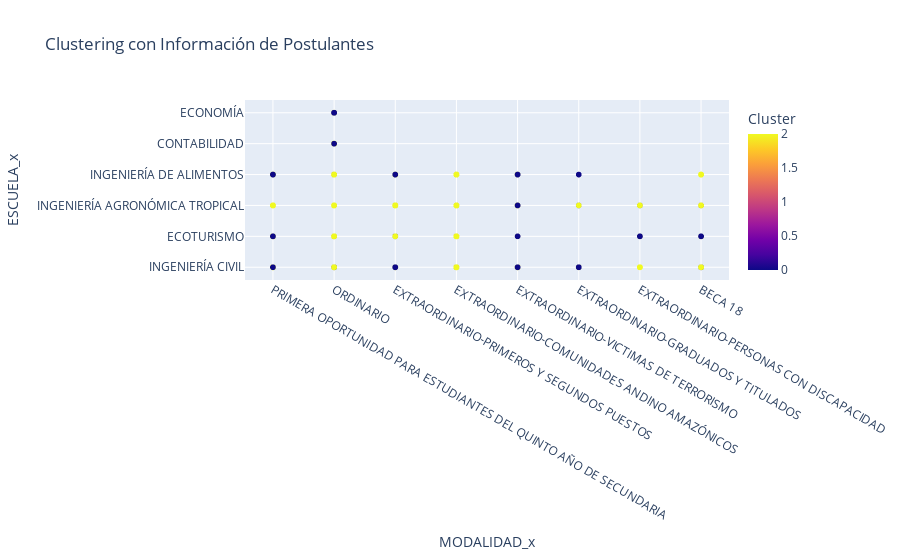

The notebook cell saved with this chart:
### Code cell
import pandas as pd
import plotly.express as px

# Unir las columnas 'MODALIDAD', 'ESCUELA' y 'Cluster' de df_seleccionado con Postulantes
df_unido = pd.merge(Postulantes, df_seleccionado[['UUID', 'MODALIDAD', 'ESCUELA', 'Cluster']], on='UUID', how='left')
df_unido = df_unido[['MODALIDAD_x','ESCUELA_x','Cluster']]
# Graficar el clustering con información de Postulantes
fig = px.scatter(df_unido, x='MODALIDAD_x', y='ESCUELA_x', color='Cluster',
                 title='Clustering con Información de Postulantes',
                 labels={'Cluster': 'Cluster'})
fig.show()

### Figure 1 — Plotly figure (JSON) as saved in the notebook; plotly's stock layout.template omitted (floating-point values rounded to 4 significant figures; data arrays with more than 128 entries replaced by an {"elided": "..."} marker saying what was removed)
{"data": [{"hovertemplate": "MODALIDAD_x=%{x}<br>ESCUELA_x=%{y}<br>Cluster=%{marker.color}<extra></extra>", "legendgroup": "", "marker": {"color": {"elided": "8010 int values"}, "coloraxis": "coloraxis", "symbol": "circle"}, "mode": "markers", "name": "", "showlegend": false, "type": "scattergl", "x": {"elided": "8010 str values"}, "xaxis": "x", "y": {"elided": "8010 str values"}, "yaxis": "y"}], "layout": {"coloraxis": {"colorbar": {"title": {"text": "Cluster"}}, "colorscale": [[0, "#0d0887"], [0.1111, "#46039f"], [0.2222, "#7201a8"], [0.3333, "#9c179e"], [0.4444, "#bd3786"], [0.5556, "#d8576b"], [0.6667, "#ed7953"], [0.7778, "#fb9f3a"], [0.8889, "#fdca26"], [1, "#f0f921"]]}, "legend": {"tracegroupgap": 0}, "title": {"text": "Clustering con Información de Postulantes"}, "xaxis": {"anchor": "y", "domain": [0, 1], "title": {"text": "MODALIDAD_x"}}, "yaxis": {"anchor": "x", "domain": [0, 1], "title": {"text": "ESCUELA_x"}}}}
